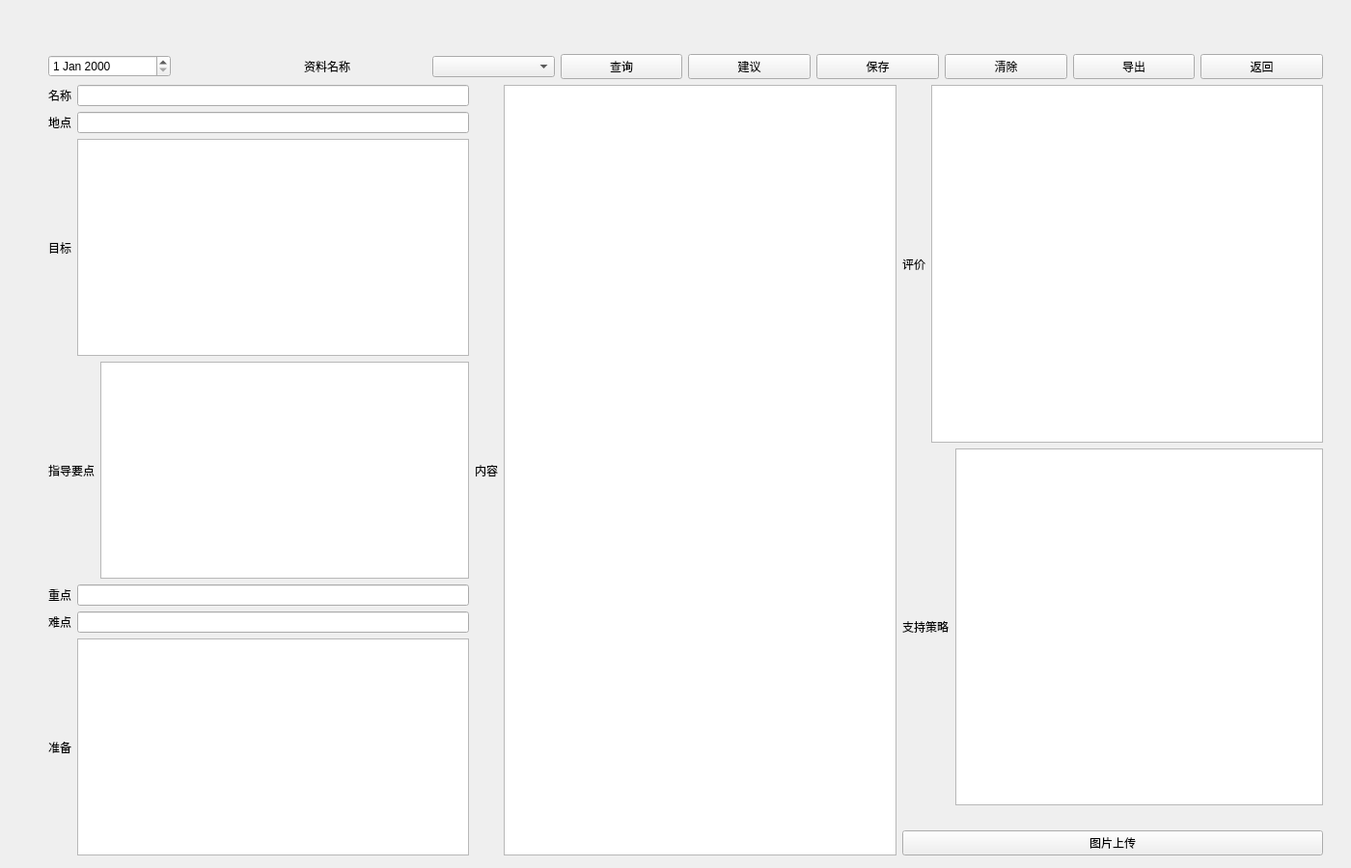
<?xml version="1.0" encoding="UTF-8"?>
<ui version="4.0">
 <class>dataManager</class>
 <widget class="QWidget" name="dataManager">
  <property name="geometry">
   <rect>
    <x>0</x>
    <y>0</y>
    <width>1400</width>
    <height>900</height>
   </rect>
  </property>
  <property name="windowTitle">
   <string>资料管理系统</string>
  </property>
  <widget class="QWidget" name="">
   <property name="geometry">
    <rect>
     <x>50</x>
     <y>56</y>
     <width>1321</width>
     <height>831</height>
    </rect>
   </property>
   <layout class="QGridLayout" name="gridLayout">
    <item row="0" column="0" colspan="3">
     <layout class="QHBoxLayout" name="horizontalLayout">
      <item>
       <widget class="DateEdit" name="DateEdit"/>
      </item>
      <item>
       <widget class="CaptionLabel" name="CaptionLabel">
        <property name="text">
         <string/>
        </property>
       </widget>
      </item>
      <item>
       <widget class="BodyLabel" name="BodyLabel">
        <property name="text">
         <string>资料名称</string>
        </property>
       </widget>
      </item>
      <item>
       <widget class="QComboBox" name="dataCombo"/>
      </item>
      <item>
       <widget class="PrimaryPushButton" name="dateQueryButton">
        <property name="text">
         <string>查询</string>
        </property>
       </widget>
      </item>
      <item>
       <widget class="PrimaryPushButton" name="suggestButton">
        <property name="text">
         <string>建议</string>
        </property>
       </widget>
      </item>
      <item>
       <widget class="PrimaryPushButton" name="SaveButton">
        <property name="text">
         <string>保存</string>
        </property>
       </widget>
      </item>
      <item>
       <widget class="PrimaryPushButton" name="clearButton">
        <property name="text">
         <string>清除</string>
        </property>
       </widget>
      </item>
      <item>
       <widget class="PrimaryPushButton" name="ImportButton">
        <property name="text">
         <string>导出</string>
        </property>
       </widget>
      </item>
      <item>
       <widget class="PrimaryPushButton" name="returnButton">
        <property name="text">
         <string>返回</string>
        </property>
       </widget>
      </item>
     </layout>
    </item>
    <item row="1" column="0" rowspan="3">
     <layout class="QVBoxLayout" name="verticalLayout">
      <item>
       <layout class="QHBoxLayout" name="horizontalLayout_2">
        <item>
         <widget class="BodyLabel" name="BodyLabel_2">
          <property name="text">
           <string>名称</string>
          </property>
         </widget>
        </item>
        <item>
         <widget class="LineEdit" name="NameEdit"/>
        </item>
       </layout>
      </item>
      <item>
       <layout class="QHBoxLayout" name="horizontalLayout_3">
        <item>
         <widget class="BodyLabel" name="BodyLabel_3">
          <property name="text">
           <string>地点</string>
          </property>
         </widget>
        </item>
        <item>
         <widget class="LineEdit" name="AddressEdit"/>
        </item>
       </layout>
      </item>
      <item>
       <layout class="QHBoxLayout" name="horizontalLayout_4">
        <item>
         <widget class="BodyLabel" name="BodyLabel_4">
          <property name="text">
           <string>目标</string>
          </property>
         </widget>
        </item>
        <item>
         <widget class="PlainTextEdit" name="GoalEdit"/>
        </item>
       </layout>
      </item>
      <item>
       <layout class="QHBoxLayout" name="horizontalLayout_5">
        <item>
         <widget class="BodyLabel" name="BodyLabel_5">
          <property name="text">
           <string>指导要点</string>
          </property>
         </widget>
        </item>
        <item>
         <widget class="PlainTextEdit" name="pointEdit"/>
        </item>
       </layout>
      </item>
      <item>
       <layout class="QHBoxLayout" name="horizontalLayout_6">
        <item>
         <widget class="BodyLabel" name="BodyLabel_6">
          <property name="text">
           <string>重点</string>
          </property>
         </widget>
        </item>
        <item>
         <widget class="LineEdit" name="importantedit"/>
        </item>
       </layout>
      </item>
      <item>
       <layout class="QHBoxLayout" name="horizontalLayout_8">
        <item>
         <widget class="BodyLabel" name="BodyLabel_7">
          <property name="text">
           <string>难点</string>
          </property>
         </widget>
        </item>
        <item>
         <widget class="LineEdit" name="difficultEdit"/>
        </item>
       </layout>
      </item>
      <item>
       <layout class="QHBoxLayout" name="horizontalLayout_7">
        <item>
         <widget class="BodyLabel" name="BodyLabel_8">
          <property name="text">
           <string>准备</string>
          </property>
         </widget>
        </item>
        <item>
         <widget class="PlainTextEdit" name="prepareEdit"/>
        </item>
       </layout>
      </item>
     </layout>
    </item>
    <item row="1" column="1" rowspan="3">
     <layout class="QHBoxLayout" name="horizontalLayout_9">
      <item>
       <widget class="BodyLabel" name="BodyLabel_9">
        <property name="text">
         <string>内容</string>
        </property>
       </widget>
      </item>
      <item>
       <widget class="PlainTextEdit" name="InputEdit"/>
      </item>
     </layout>
    </item>
    <item row="1" column="2">
     <layout class="QHBoxLayout" name="horizontalLayout_11">
      <item>
       <widget class="BodyLabel" name="BodyLabel_11">
        <property name="text">
         <string>评价</string>
        </property>
       </widget>
      </item>
      <item>
       <widget class="PlainTextEdit" name="GoalEdit_2"/>
      </item>
     </layout>
    </item>
    <item row="2" column="2">
     <layout class="QHBoxLayout" name="horizontalLayout_12">
      <item>
       <widget class="BodyLabel" name="BodyLabel_12">
        <property name="text">
         <string>支持策略</string>
        </property>
       </widget>
      </item>
      <item>
       <widget class="PlainTextEdit" name="GoalEdit_3"/>
      </item>
     </layout>
    </item>
    <item row="3" column="2">
     <layout class="QVBoxLayout" name="verticalLayout_2">
      <item>
       <layout class="QHBoxLayout" name="horizontalLayout_13">
        <item>
         <widget class="ImageLabel" name="ImageLabel"/>
        </item>
        <item>
         <widget class="ImageLabel" name="ImageLabel_2"/>
        </item>
        <item>
         <widget class="ImageLabel" name="ImageLabel_3"/>
        </item>
       </layout>
      </item>
      <item>
       <widget class="PrimaryPushButton" name="uploadButton">
        <property name="text">
         <string>图片上传</string>
        </property>
       </widget>
      </item>
     </layout>
    </item>
   </layout>
  </widget>
 </widget>
 <customwidgets>
  <customwidget>
   <class>PushButton</class>
   <extends>QPushButton</extends>
   <header>qfluentwidgets</header>
  </customwidget>
  <customwidget>
   <class>PrimaryPushButton</class>
   <extends>PushButton</extends>
   <header>qfluentwidgets</header>
  </customwidget>
  <customwidget>
   <class>CaptionLabel</class>
   <extends>QLabel</extends>
   <header>qfluentwidgets</header>
  </customwidget>
  <customwidget>
   <class>BodyLabel</class>
   <extends>QLabel</extends>
   <header>qfluentwidgets</header>
  </customwidget>
  <customwidget>
   <class>ImageLabel</class>
   <extends>QLabel</extends>
   <header>qfluentwidgets</header>
  </customwidget>
  <customwidget>
   <class>LineEdit</class>
   <extends>QLineEdit</extends>
   <header>qfluentwidgets</header>
  </customwidget>
  <customwidget>
   <class>PlainTextEdit</class>
   <extends>QPlainTextEdit</extends>
   <header>qfluentwidgets</header>
  </customwidget>
  <customwidget>
   <class>DateEdit</class>
   <extends>QDateEdit</extends>
   <header>qfluentwidgets</header>
  </customwidget>
 </customwidgets>
 <resources/>
 <connections/>
</ui>
